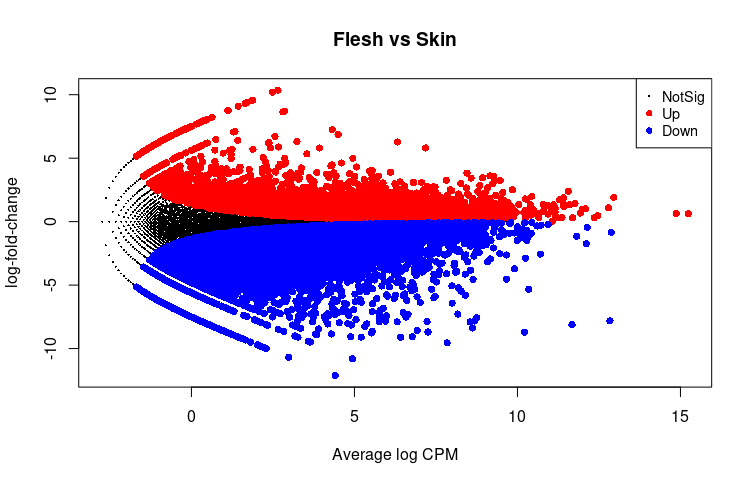

Reproduce this figure in R.
# Then start the analysis:
library(edgeR)
library(tidyverse)

exp <- read.delim("../Alignment/SkinFleshCounts.txt", header=TRUE, row.names="GeneID") %>% 
  dplyr::select(-Length)

treatment <- c("Flesh", "Flesh", "Flesh", "Skin", "Skin", "Skin")

rcgrp <- factor(treatment)
y <- DGEList(counts = exp, group = rcgrp)
y$samples

design <- model.matrix(~rcgrp)
y <- estimateGLMCommonDisp(y,design)
y <- estimateGLMTrendedDisp(y,design)
y <- estimateGLMTagwiseDisp(y,design)

TestDE <- exactTest(y, pair = c("Skin", "Flesh"))
plotMD(TestDE, adjust.method = "BH", p.value = 0.001)
topTags(TestDE)

deTestDE <- decideTestsDGE(TestDE, adjust.method = "BH", p.value = 0.001)
summary(deTestDE)

table_TestDE <- topTags(TestDE, n=8552)
write.csv(table_TestDE, "DE_Flesh_Skin_p001.csv")

# Count analysis

count_type <- exp %>% mutate(Genes = rownames(.)) %>%
  pivot_longer(cols = Flesh_S1.bam:Skin_S3.bam,
                     names_to = "Type", values_to = "Counts") %>% 
  mutate(Type = str_remove(Type, pattern = "_S[1-3].bam")) %>% 
  group_by(Genes, Type) %>% summarise(Total = sum(Counts)) %>% 
  mutate(Depth = case_when(Total < 20 ~ "Low",
                            Total >= 20 & Total < 40 ~ "Medioum",
                            Total >= 40 ~ "High"))
  
write.csv(count_type, file = "Count_type.csv")

count_type %>% ungroup %>% group_by(Type, Depth) %>% count() %>% 
  ggplot(aes(Depth, n, fill = Type)) + geom_col(position = "dodge") + coord_flip() +
  theme_classic() + ggsci::scale_fill_aaas(alpha = 0.7) + 
  labs(fill = "Apple matrix", y = "Gene counts", x = "Sequencing depth")
